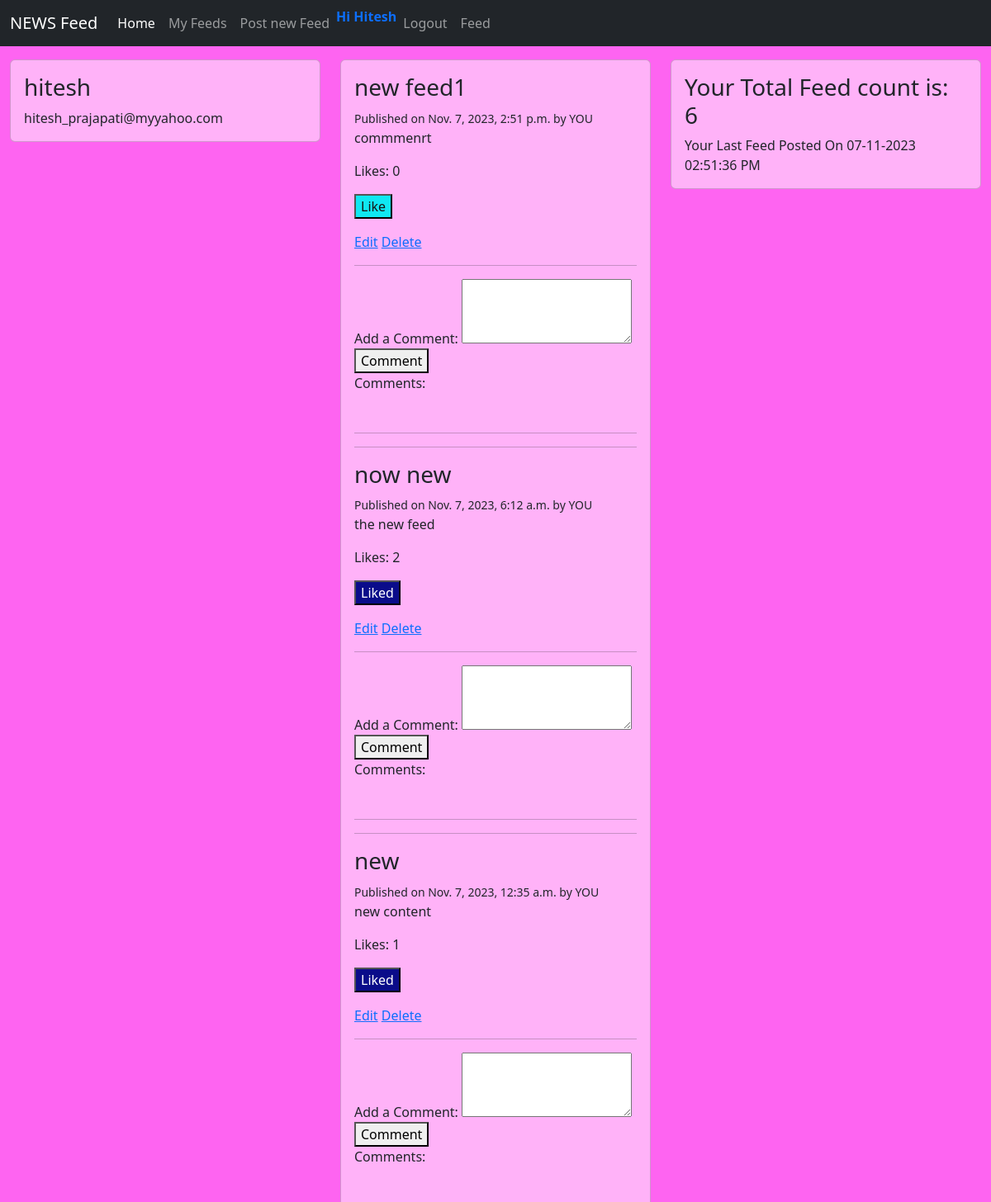
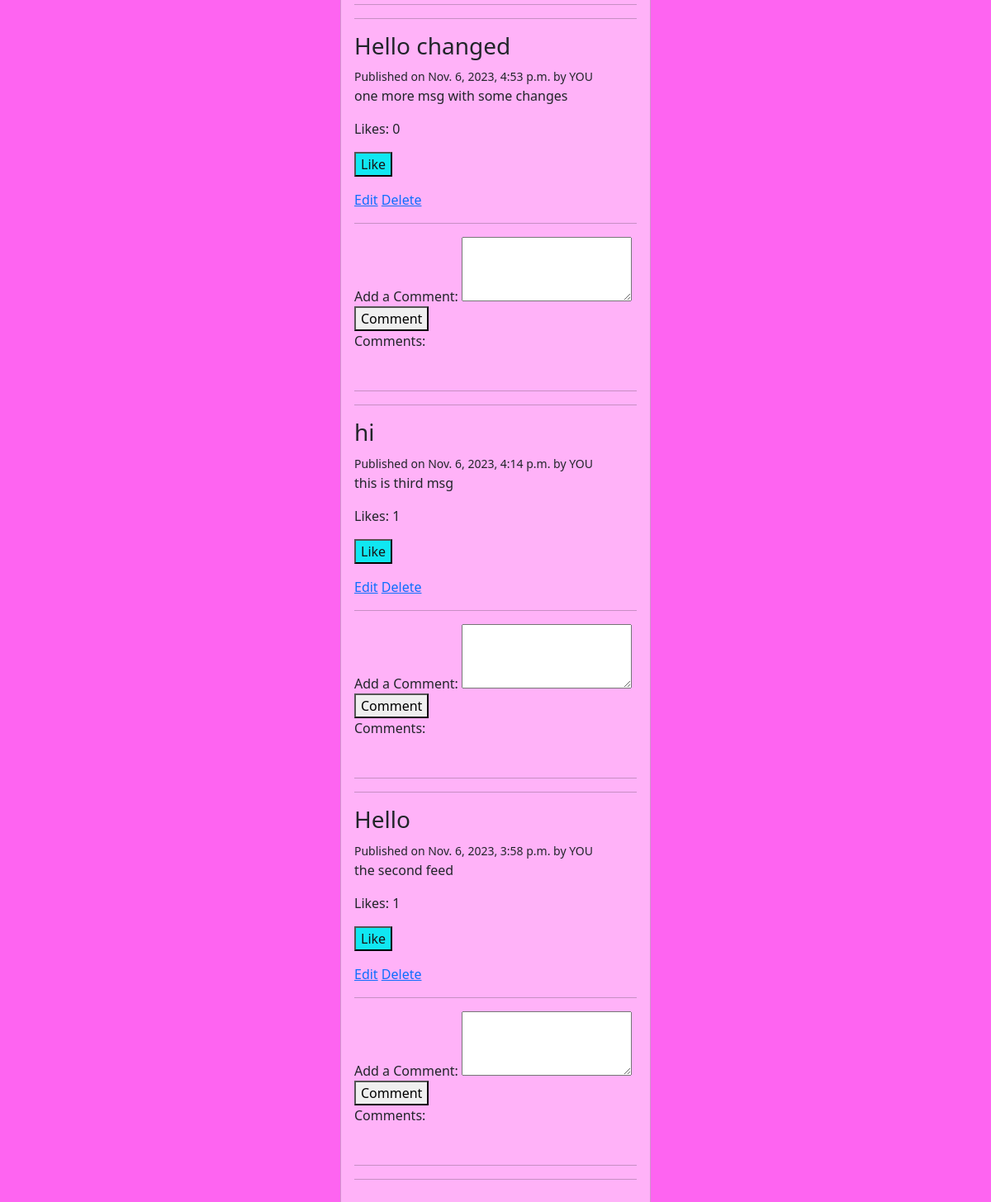
Screenshot of /myfeed/ (signed in) with the database file from the repository (2 pictures, top to bottom).
### post/models.py (models this page shows, shortened)
class Post(models.Model):
    author = models.ForeignKey(User, on_delete=models.CASCADE)
    post_id = models.BigAutoField(primary_key=True)
    title = models.CharField(max_length=120)
    content = models.TextField()
    published_at = models.DateTimeField(default=timezone.now)
    likes = models.ManyToManyField(User, related_name='liked_posts', blank=True)
    class Meta:
        db_table='newsFeed'
        ordering = ['-published_at']

### post/views.py (the view)
# urls.py: path('myfeed/', views.my_feed, name='my-feeds'),
def my_feed(request):
    posts = Post.objects.filter(author=request.user)
    count =  posts.count()
    lastfeed=posts[0].published_at
    context = {
        'posts': posts,
        'count':count,
         'lastfeed': lastfeed
    }
    return render(request,'posts.html',context)

### templates/posts.html (shortened to what this page needs)
{% extends 'base.html' %}
{%block content%}
<div class="container-fluid" >
  <div class="row" >
    <div class="col-sm-12 col-md-4 ">
      <div class="card "  style="background-color: rgba(255, 255, 255, 0.5);">
        <div class="card-body  " >
          {% if request.user.is_authenticated %}
          <h3 class="card-title">{{request.user.username}}</h3>
          <p class="card-text">{{request.user.email}}</p>
          {% else%}
          <h3 class="card-title">Welcome!</h3>
          <p class="card-text">This is news Feed site<br>Regiter now And Write your Own Feed and show to others</p>
          {% endif %}
        </div>
      </div>
    </div>
    <div class="col-sm-12 col-md-4 ">
      <div class="card" style="background-color: rgba(255, 255, 255, 0.5);">
        <div class="card-body scroll-container">
          {% for post in posts %}
            <h3 class="card-title">{{ post.title }}</h3>
            <small>Published on {{ post.published_at }} by {%if request.user == post.author %} YOU{%else%}{{post.author}}{%endif%}</small>
            <p class="card-text">{{ post.content }}</p>
            <p>Likes: {{ post.likes.count }}
            {% if request.user.is_authenticated %}
                <form method="post" action="{% url 'like-post' post.post_id %}">
                  <button type="submit" class="like-button {% if request.user in post.likes.all %}liked{% endif %}">
                      {% if request.user in post.likes.all %}Liked{% else %}Like{% endif %}
                  </button>
              </form>
             {% endif %}</p>
    {% if request.user.is_authenticated and request.user == post.author %}
        <p><a href="{% url 'feed-edit' post.post_id %}">Edit</a>
           <a href="{% url 'feed-delete' post.post_id %}">Delete</a>
        </p>
   {% endif %}
    <hr>
    {% if request.user.is_authenticated%}
    <form method="post" action="{% url 'add-comment' post.post_id %}">
    <label for="comment">Add a Comment:</label>
    <textarea name="comment" id="comment" rows="3"></textarea>
    <button type="submit">Comment</button>
</form>
 {% endif %}
    <p>Comments:</p>
<div class="comment-scroll">
</div>
<hr><hr>
{% endfor %}
        </div>
      </div>
    </div>
    {% if request.user.is_authenticated %}
    <div class="col-sm-12 col-md-4  ">
      <div class="card"  style="background-color: rgba(255, 255, 255, 0.5);">
        <div class="card-body">
          <h3 class="card-title">Your Total Feed count is: {{count}}</h3>
          <p class="card-text">Your Last Feed Posted On {{ lastfeed|date:"d-m-Y h:i:s A" }}
</p>
        </div>
      </div>
    </div>
    {% endif %}
  </div>
</div>
{%endblock%}

### templates/base.html (shortened to what this page needs)
<!doctype html>
<html lang="en">
{% load static %}
<head>
  <link href="https://cdn.jsdelivr.net/npm/bootstrap@5.2.1/dist/css/bootstrap.min.css" rel="stylesheet"
>
     <link rel="stylesheet" href="{% static 'css/style1.css' %}">
  </head>
<body >
  <header>
    <nav class="navbar navbar-expand-md navbar-dark fixed-top bg-dark">
        <div class="container-fluid">
            <a class="navbar-brand" href="#">NEWS Feed</a>
            <div class="collapse navbar-collapse" id="navbarCollapse">
            <ul class="navbar-nav me-auto mb-2 mb-md-0">
                <li class="nav-item">
                    <a class="nav-link active" aria-current="page" href="/">Home</a>
                </li>
                  {%if request.user.is_authenticated %}
                  <li class="nav-item">
                    <a class="nav-link" href="{% url 'my-feeds' %}">My Feeds</a>
                  </li>
                  <li class="nav-item">
                    <a class="nav-link" href="{% url 'feed-create' %}">Post new Feed</a>
                  </li>
                  <li class="nav-item">
                    <b><span class="text-primary">Hi {{ request.user.username | title }}</span></b>
                  </li>
                  <li class="nav-item">
                    <a class="nav-link" href="{% url 'logout' %}">Logout</a>
                  </li>
                  {%endif%}
                <li class="nav-item">
                    <a class="nav-link" href="/">Feed</a>
                </li>
            </ul>
            </div>
        </div>
    </nav>
<br><br><br>
  </header>
  <main>
    {% block content %}
    {% endblock  %}
  </main>
</body>
</html>

### static/css/style1.css (style rules this page uses)
body { background-color: rgb(254, 100, 241); }
.like-button { background-color: rgb(16, 231, 242); color: rgb(23, 22, 22); }
.like-button.liked { background-color: rgb(10, 12, 138); color: white; }
.scroll-container { height: 100vh; max-height: 100vh; overflow-y: auto; }
.comment-scroll { max-height: 200px; overflow-y: auto; }

### rows the page displays
Post: title "new feed1", published_at "Nov. 7, 2023, 2:51 p.m.", shows "YOU", content "commmenrt", likes.count "0", shows "Like", shows "Edit", published_at "07-11-2023 02:51:36 PM"
Post: title "now new", published_at "Nov. 7, 2023, 6:12 a.m.", shows "YOU", content "the new feed", likes.count "2", shows "Liked", shows "Edit"
Post: title "new", published_at "Nov. 7, 2023, 12:35 a.m.", shows "YOU", content "new content", likes.count "1", shows "Liked", shows "Edit"
Post: title "Hello changed", published_at "Nov. 6, 2023, 4:53 p.m.", shows "YOU", content "one more msg with some changes", likes.count "0", shows "Like", shows "Edit"
Post: title "hi", published_at "Nov. 6, 2023, 4:14 p.m.", shows "YOU", content "this is third msg", likes.count "1", shows "Like", shows "Edit"
Post: title "Hello", published_at "Nov. 6, 2023, 3:58 p.m.", shows "YOU", content "the second feed", likes.count "1", shows "Like", shows "Edit"

### other values shown
{{ request.user.username | title }} "Hitesh"
{{ request.user.username }} "hitesh"
{{ request.user.email }} "hitesh_prajapati@myyahoo.com"
{{ count }} "6"
